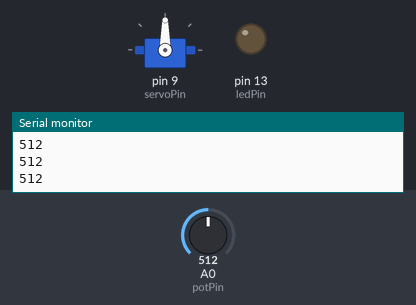
Recording of a sketch running on a simulated Arduino Uno, built with avr-gcc and run on an emulated ATmega328P. Shown: servo, output pins drawn as LEDs (lit = HIGH), the last lines printed to the serial monitor. The inputs (shaded band) are chosen by the test bench; at power-on: A0 (potPin) = 512.

Above: at 1.2 s.
1.3 s: A0 (potPin) set to 716
At 1.8 s:
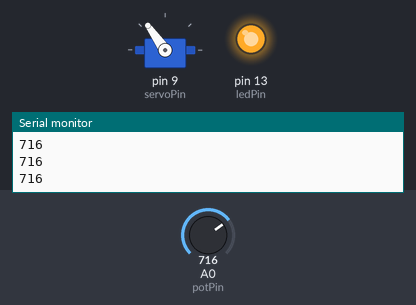
2.8 s: A0 (potPin) set to 900
At 3.4 s:
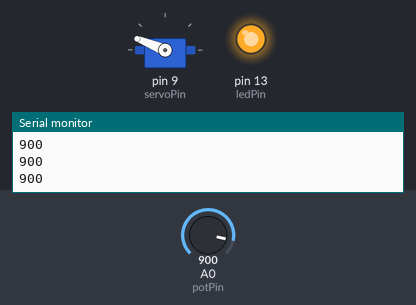
4.3 s: A0 (potPin) set to 1023
At 4.9 s:
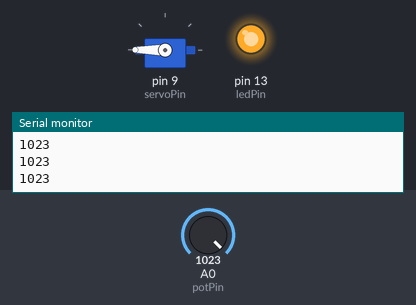
5.8 s: A0 (potPin) set to 306
At 6.6 s:
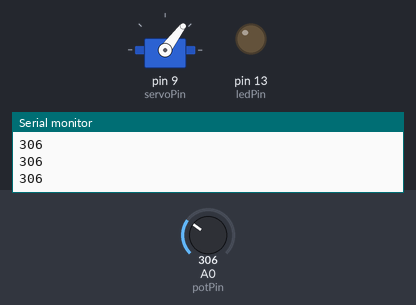
7.3 s: A0 (potPin) set to 122
At 8.5 s:
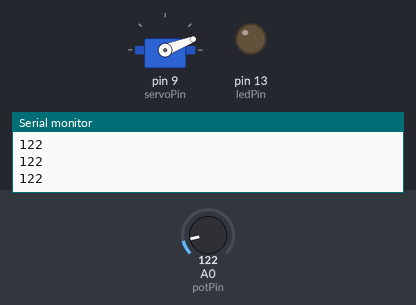
8.8 s: A0 (potPin) set to 0
At 9.1 s:
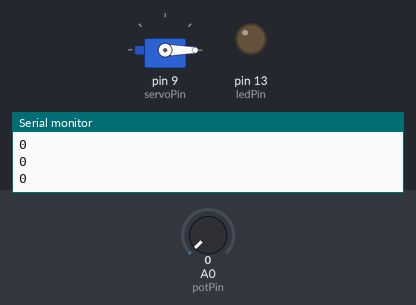
Timing chart, 0 to 11.3 s (numbered marks = the images above; inputs shaded):
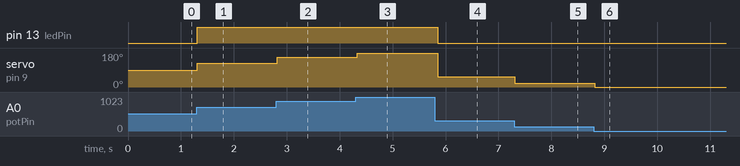

The sketch:

Task_2msi_menjadi.ino
```cpp
#include <Servo.h>

Servo myServo;
const int potPin = A0;   // Tengah Potentiometer
const int ledPin = 13;   // Kaki Panjang LED (Kaki Pendek ke GND)
const int servoPin = 9;  // Wayar Oren Servo

void setup() {
  Serial.begin(9600);    // Mesti 9600
  myServo.attach(servoPin);
  pinMode(ledPin, OUTPUT);
}

void loop() {
  int potValue = analogRead(potPin);
  int angle = map(potValue, 0, 1023, 0, 180);

  myServo.write(angle); // Servo gerak ikut Pot

  // LED nyala kalau pusing pot lebih 50%
  if (potValue > 512) digitalWrite(ledPin, HIGH);
  else digitalWrite(ledPin, LOW);

  // HANTAR DATA KE PYTHON
  Serial.println(potValue);

  delay(50);
}
```

Measured:
- after the input at 1.3 s, pin 13 (ledPin): LOW → HIGH at once; servo on pin 9 (servoPin): 90° → 125° at once
- after the input at 2.8 s, servo on pin 9 (servoPin): 125° → 158° at once
- after the input at 4.3 s, servo on pin 9 (servoPin): 158° → 180° at once
- after the input at 5.8 s, pin 13 (ledPin): HIGH → LOW after 0.05 s; servo on pin 9 (servoPin): 180° → 53° after 0.05 s
- after the input at 7.3 s, servo on pin 9 (servoPin): 53° → 21° at once
- after the input at 8.8 s, servo on pin 9 (servoPin): 21° → 0° at once
